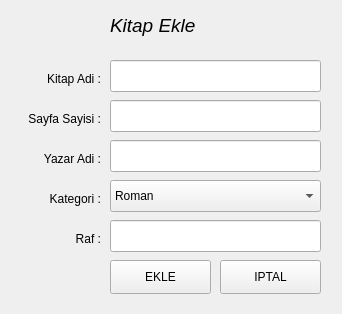
<?xml version="1.0" encoding="UTF-8"?>
<ui version="4.0">
 <class>MainWindow</class>
 <widget class="QMainWindow" name="MainWindow">
  <property name="geometry">
   <rect>
    <x>0</x>
    <y>0</y>
    <width>342</width>
    <height>314</height>
   </rect>
  </property>
  <property name="windowTitle">
   <string>Kitap Ekle</string>
  </property>
  <widget class="QWidget" name="centralwidget">
   <widget class="QLabel" name="label">
    <property name="geometry">
     <rect>
      <x>20</x>
      <y>70</y>
      <width>81</width>
      <height>18</height>
     </rect>
    </property>
    <property name="text">
     <string>Kitap Adi :</string>
    </property>
    <property name="alignment">
     <set>Qt::AlignRight|Qt::AlignTrailing|Qt::AlignVCenter</set>
    </property>
   </widget>
   <widget class="QLabel" name="label_2">
    <property name="geometry">
     <rect>
      <x>110</x>
      <y>10</y>
      <width>111</width>
      <height>31</height>
     </rect>
    </property>
    <property name="font">
     <font>
      <pointsize>14</pointsize>
      <italic>true</italic>
     </font>
    </property>
    <property name="text">
     <string>Kitap Ekle</string>
    </property>
   </widget>
   <widget class="QLabel" name="label_3">
    <property name="geometry">
     <rect>
      <x>20</x>
      <y>110</y>
      <width>81</width>
      <height>18</height>
     </rect>
    </property>
    <property name="text">
     <string>Sayfa Sayisi :</string>
    </property>
    <property name="alignment">
     <set>Qt::AlignRight|Qt::AlignTrailing|Qt::AlignVCenter</set>
    </property>
   </widget>
   <widget class="QLabel" name="label_4">
    <property name="geometry">
     <rect>
      <x>20</x>
      <y>150</y>
      <width>81</width>
      <height>18</height>
     </rect>
    </property>
    <property name="text">
     <string>Yazar Adi :</string>
    </property>
    <property name="alignment">
     <set>Qt::AlignRight|Qt::AlignTrailing|Qt::AlignVCenter</set>
    </property>
   </widget>
   <widget class="QLabel" name="label_5">
    <property name="geometry">
     <rect>
      <x>20</x>
      <y>190</y>
      <width>81</width>
      <height>18</height>
     </rect>
    </property>
    <property name="text">
     <string>Kategori :</string>
    </property>
    <property name="alignment">
     <set>Qt::AlignRight|Qt::AlignTrailing|Qt::AlignVCenter</set>
    </property>
   </widget>
   <widget class="QLabel" name="label_6">
    <property name="geometry">
     <rect>
      <x>20</x>
      <y>230</y>
      <width>81</width>
      <height>18</height>
     </rect>
    </property>
    <property name="text">
     <string>Raf :</string>
    </property>
    <property name="alignment">
     <set>Qt::AlignRight|Qt::AlignTrailing|Qt::AlignVCenter</set>
    </property>
   </widget>
   <widget class="QLineEdit" name="line_Kitap_Adi">
    <property name="geometry">
     <rect>
      <x>110</x>
      <y>60</y>
      <width>211</width>
      <height>32</height>
     </rect>
    </property>
   </widget>
   <widget class="QLineEdit" name="line_Sayfa_Sayisi">
    <property name="geometry">
     <rect>
      <x>110</x>
      <y>100</y>
      <width>211</width>
      <height>32</height>
     </rect>
    </property>
   </widget>
   <widget class="QLineEdit" name="line_Yazar_Adi">
    <property name="geometry">
     <rect>
      <x>110</x>
      <y>140</y>
      <width>211</width>
      <height>32</height>
     </rect>
    </property>
   </widget>
   <widget class="QLineEdit" name="line_Raf">
    <property name="geometry">
     <rect>
      <x>110</x>
      <y>220</y>
      <width>211</width>
      <height>32</height>
     </rect>
    </property>
   </widget>
   <widget class="QComboBox" name="combo_Kategori">
    <property name="geometry">
     <rect>
      <x>110</x>
      <y>180</y>
      <width>211</width>
      <height>32</height>
     </rect>
    </property>
    <item>
     <property name="text">
      <string>Roman</string>
     </property>
    </item>
    <item>
     <property name="text">
      <string>Siir Kitabi</string>
     </property>
    </item>
    <item>
     <property name="text">
      <string>Ders Kitabi</string>
     </property>
    </item>
    <item>
     <property name="text">
      <string>Tarihi Kitap</string>
     </property>
    </item>
    <item>
     <property name="text">
      <string>Parsomen</string>
     </property>
    </item>
   </widget>
   <widget class="QPushButton" name="btn_Iptal_Ekle">
    <property name="geometry">
     <rect>
      <x>220</x>
      <y>260</y>
      <width>101</width>
      <height>34</height>
     </rect>
    </property>
    <property name="text">
     <string>IPTAL</string>
    </property>
   </widget>
   <widget class="QPushButton" name="btn_Kitap_Ekle">
    <property name="geometry">
     <rect>
      <x>110</x>
      <y>260</y>
      <width>101</width>
      <height>34</height>
     </rect>
    </property>
    <property name="text">
     <string>EKLE</string>
    </property>
   </widget>
  </widget>
 </widget>
 <resources/>
 <connections/>
</ui>
